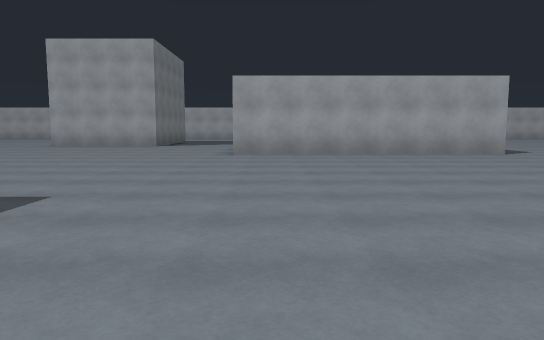
view 1 (above)

24 first-person views from a walk through a scene from a Unity 3-D project. The camera is 1.3 m above the floor, tilts 6° down and sees 70° across. The floor is counted in squares, 2 m on a side. Each view is taken from the middle of a square. On the plan, view 1 faces up. The plan holds only what a view shows up to about 11 squares ahead; the rest is blank. The place goes on beyond the plan. The player character is not drawn.

view 2
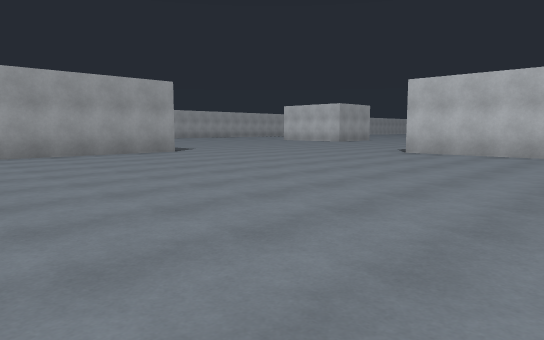

view 3
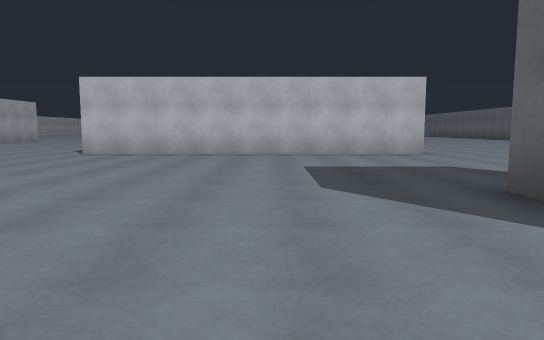

view 4
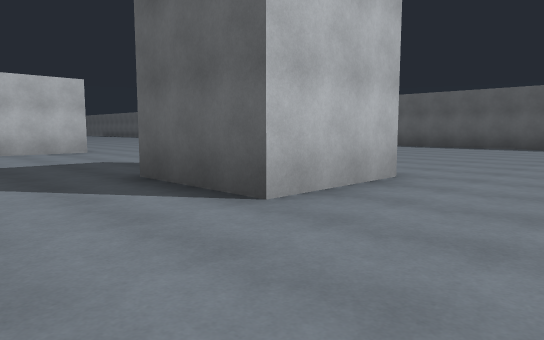

view 5
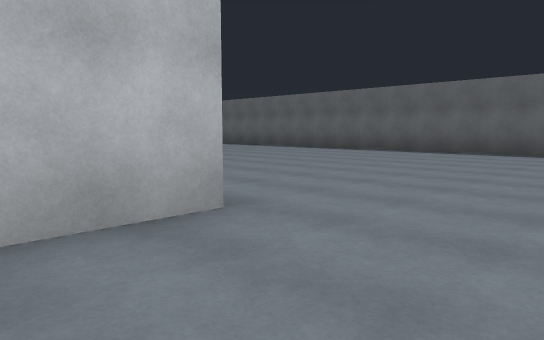

view 6
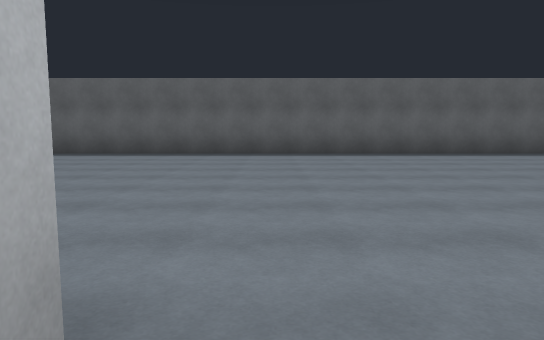

view 7
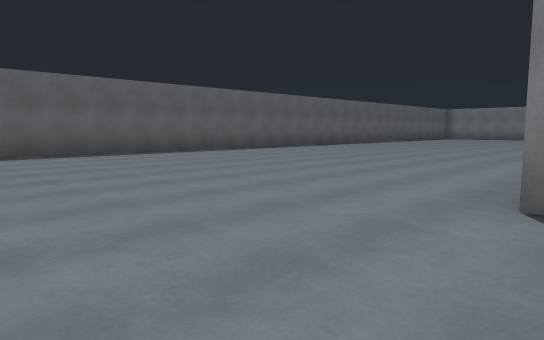

view 8
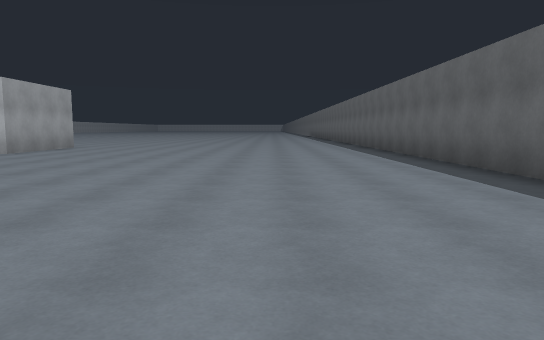

view 9
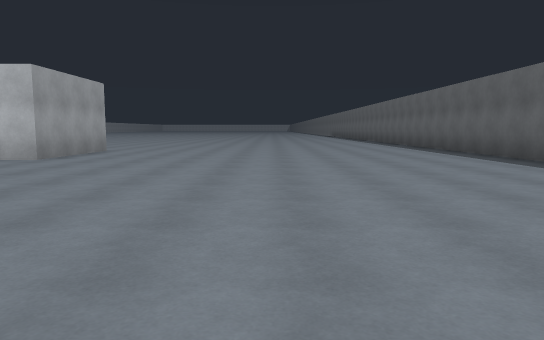

view 10
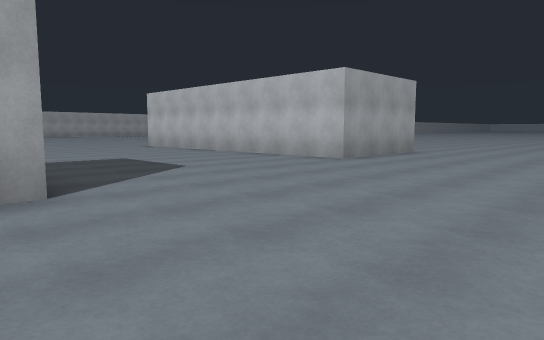

view 11
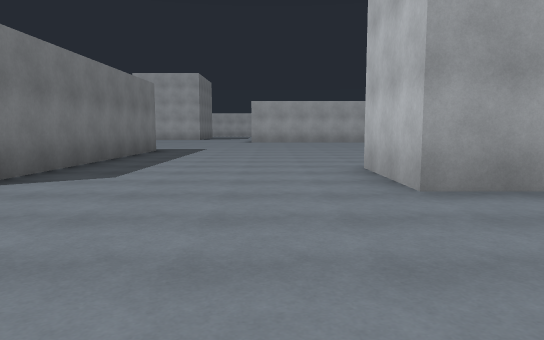

view 12
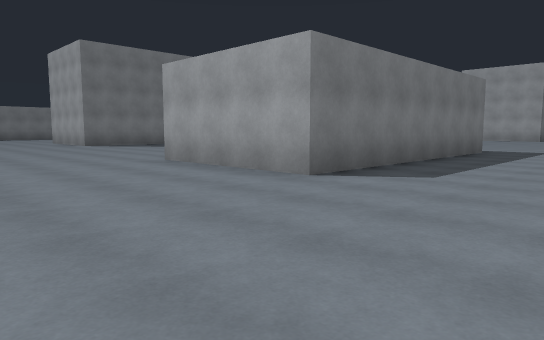

view 13
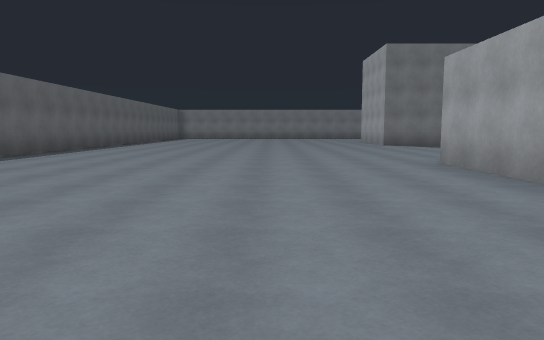

view 14
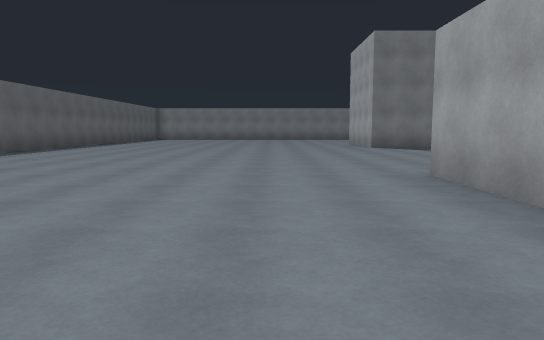

view 15
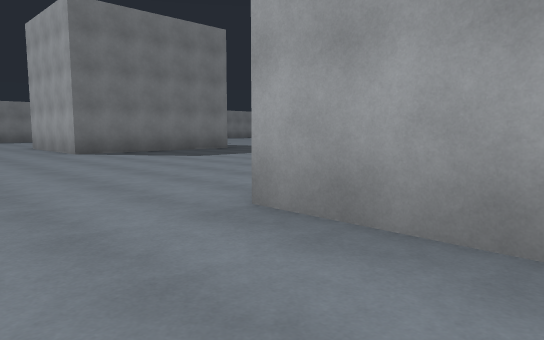

view 16
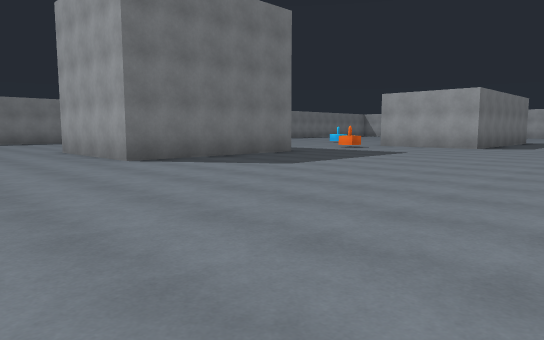

view 17
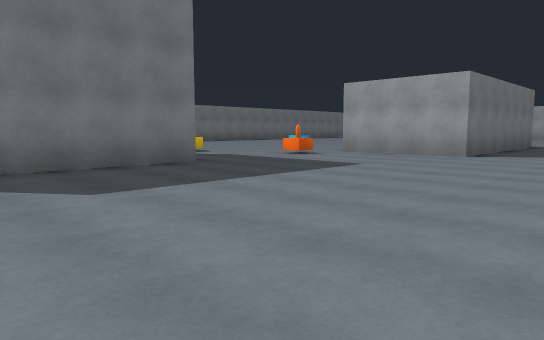

view 18
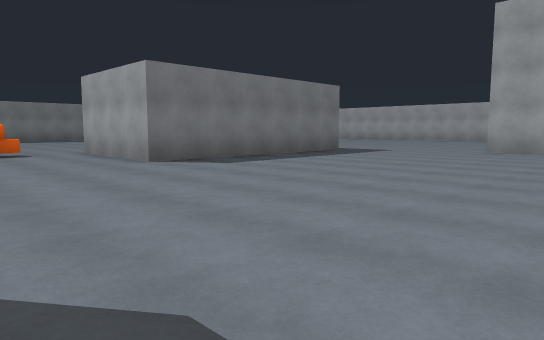

view 19
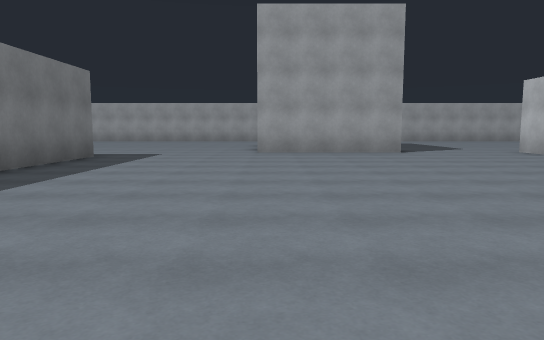

view 20
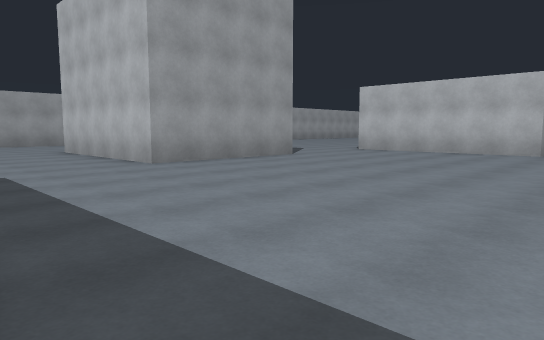

view 21
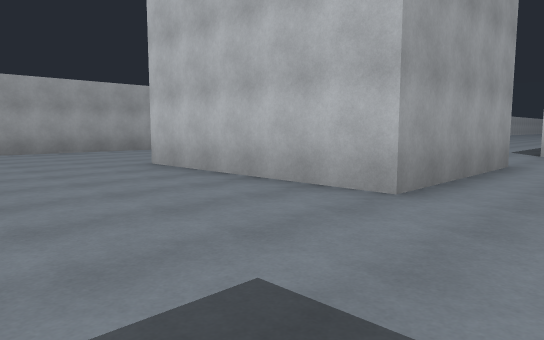

view 22
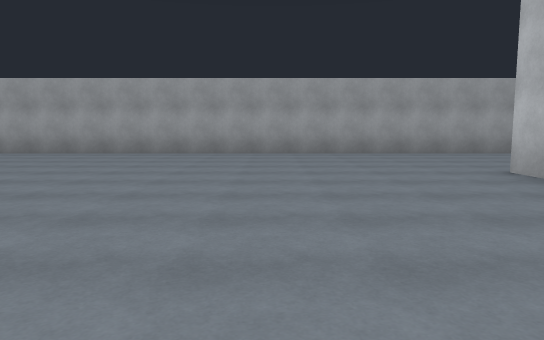

view 23
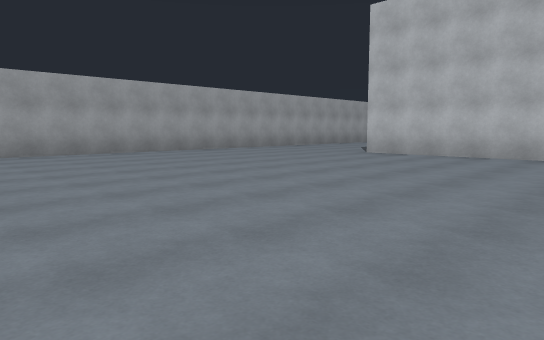

view 24
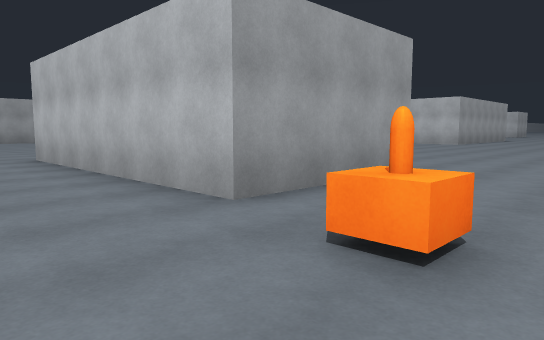

### Floor plan
Points are (right, up) in squares from view 1. A wall is a line through its corners. A room is listed if a view was taken in it or the views show most of it. See-through windows are left out.
Room 1 (views 1, 2, 3, 4, 5, 6, 7, 8, 9, 10, 11, 12, 13, 14, 15, 16, 17, 18, 19, 20, 21, 22, 23, 24)
walls: (-3.5, 2.8) (-3.5, -4.7) (-7.5, -4.7); (-4.4, 14.8) (-8.4, 14.8) (-8.4, 19.9); (6.1, 10) (-1, 10) (-1, 15); (4.1, -5) (1.5, -5) (1.5, -2.5) (4.1, -2.5); (-12.2, 13.2) (-12.2, 6.7) (-15.7, 6.7) (-15.7, 13.2); (-15.7, 1.6) (-15.7, -3.5) (-18.5, -3.5); (13.5, -4) (10.3, -4) (10.3, 5); (-5.5, 24.5) (-18.5, 24.5); (-6.4, -14.5) (13.1, -14.5); (-11.1, -14.5) (-9.2, -14.5); (-13.1, -14.5) (-12.6, -14.5)
objects: other object (-16, 5)

Positions as (right, up) in squares from view 1, and headings:
1: (0, 0), facing up
2: (0, 0), facing up-right
3: (0, 0), facing right
4: (-1, 0), facing down-right
5: (-1, -3), facing down-right
6: (1, -4), facing down
7: (0, -4), facing down-left
8: (0, -11), facing right
9: (2, -9), facing right
10: (3, -9), facing up-right
11: (0, -9), facing up
12: (0, -9), facing up-left
13: (0, -8), facing left
14: (-2, -7), facing left
15: (-5, -7), facing up-left
16: (-8, -7), facing up-left
17: (-9, -3), facing up-left
18: (-5, 3), facing up-left
19: (-8, 4), facing up
20: (-12, 8), facing up-right
21: (-12, 13), facing up-right
22: (-12, 14), facing up
23: (-18, 14), facing up-right
24: (-18, 4), facing up-right
